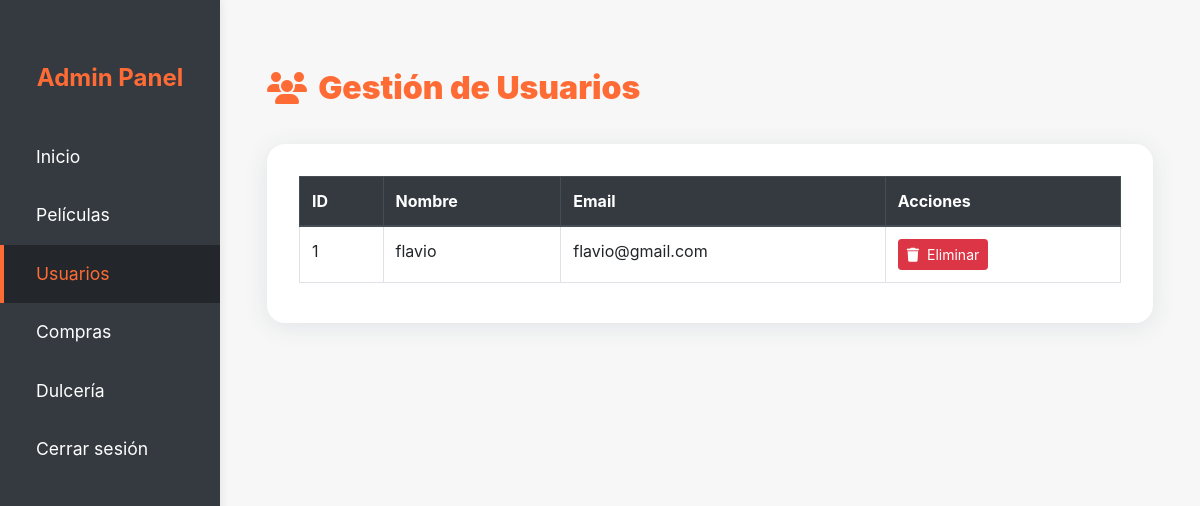
Screenshot of /admin/usuarios (signed in) with the database file from the repository.
### tables this page shows
CREATE TABLE Usuarios (
        id INTEGER PRIMARY KEY AUTOINCREMENT,
        nombre TEXT NOT NULL,
        email TEXT NOT NULL UNIQUE,
        contraseña TEXT NOT NULL
    );

### app.py (the view)
@app.route('/admin/usuarios')
def admin_usuarios():
    if 'admin_id' not in session:
        return redirect(url_for('login'))
    conn = get_db()
    cursor = conn.cursor()
    cursor.execute('SELECT id, nombre, email FROM Usuarios ORDER BY id DESC')
    usuarios = cursor.fetchall()
    conn.close()
    return render_template('admin/admin_usuarios.html', usuarios=usuarios)

### app.py (called while the page is built)
def get_db():
    conn = sqlite3.connect(DATABASE)
    conn.row_factory = sqlite3.Row  # Para obtener resultados como diccionarios
    return conn

### templates/admin/admin_usuarios.html (shortened to what this page needs)
<!DOCTYPE html>
<html lang="es">
<head>
    <link rel="stylesheet" href="https://maxcdn.bootstrapcdn.com/bootstrap/4.5.2/css/bootstrap.min.css">
    <link rel="stylesheet" href="{{ url_for('static', filename='css/admin.css') }}">
    <link rel="stylesheet" href="https://cdnjs.cloudflare.com/ajax/libs/font-awesome/6.4.0/css/all.min.css">
</head>
<body>
    <div class="sidebar">
        <div class="sidebar-title">Admin Panel</div>
        <a class="nav-link" href="{{ url_for('dashboard_admin') }}">Inicio</a>
        <a class="nav-link" href="/admin/peliculas">Películas</a>
        <a class="nav-link active" href="/admin/usuarios">Usuarios</a>
        <a class="nav-link" href="/admin/compras">Compras</a>
        <a class="nav-link" href="/admin/dulceria">Dulcería</a>
        <a class="nav-link" href="{{ url_for('logout') }}">Cerrar sesión</a>
    </div>
    <div class="main-content">
        <div class="container mt-4">
            <div class="admin-title"><i class="fas fa-users"></i> Gestión de Usuarios</div>
            <div class="admin-card">
                <div class="table-responsive">
                    <table class="table table-bordered table-hover">
                        <thead class="thead-dark">
                            <tr>
                                <th>ID</th>
                                <th>Nombre</th>
                                <th>Email</th>
                                <th>Acciones</th>
                            </tr>
                        </thead>
                        <tbody>
                            {% for u in usuarios %}
                            <tr>
                                <td>{{ u.id }}</td>
                                <td>{{ u.nombre }}</td>
                                <td>{{ u.email }}</td>
                                <td>
                                    <div class="admin-table-actions">
                                        <form action="{{ url_for('admin_usuario_eliminar', usuario_id=u.id) }}" method="POST" style="display:inline;" onsubmit="return confirm('¿Estás seguro de que deseas eliminar este usuario?');">
                                            <button type="submit" class="btn btn-danger btn-sm"><i class="fas fa-trash"></i> Eliminar</button>
                                        </form>
                                    </div>
                                </td>
                            </tr>
                            {% endfor %}
                        </tbody>
                    </table>
                </div>
            </div>
        </div>
    </div>
</body>
</html>

### static/css/admin.css (style rules this page uses)
body { background-color: #f7f7f7; }
.sidebar { position: fixed; top: 0; left: 0; height: 100vh; width: 220px; background: #343a40; color: #fff; padding-top: 60px; box-shadow: 2px 0 8px rgba(0,0,0,0.07); z-index: 100; }
.sidebar .sidebar-title { font-size: 1.5rem; font-weight: bold; text-align: center; margin-bottom: 2rem; color: #ff6b35; }
.sidebar .nav-link { color: #fff; font-size: 1.1rem; padding: 1rem 2rem; display: block; border-left: 4px solid transparent; transition: background 0.2s, border-color 0.2s; }
.sidebar .nav-link.active, .sidebar .nav-link:hover { background: #23272b; border-left: 4px solid #ff6b35; color: #ff6b35; text-decoration: none; }
.main-content { margin-left: 220px; padding: 2.5rem 2rem 2rem 2rem; }

### templates/admin/admin_usuarios.html (style rules this page uses)
.admin-title { display: flex; align-items: center; gap: 0.7rem; font-size: 2rem; font-weight: 900; color: #ff6b35; margin-bottom: 2rem; }
.admin-card { background: #fff; border-radius: 18px; box-shadow: 0 4px 24px rgba(44,62,80,0.10); padding: 2rem 2rem 1.5rem 2rem; margin-bottom: 2rem; }
.admin-table-actions { display: flex; gap: 0.5rem; }
.btn-sm i { margin-right: 0.3em; }

### rows the page displays
Usuarios: id "1", nombre "flavio", email "flavio@gmail.com"
